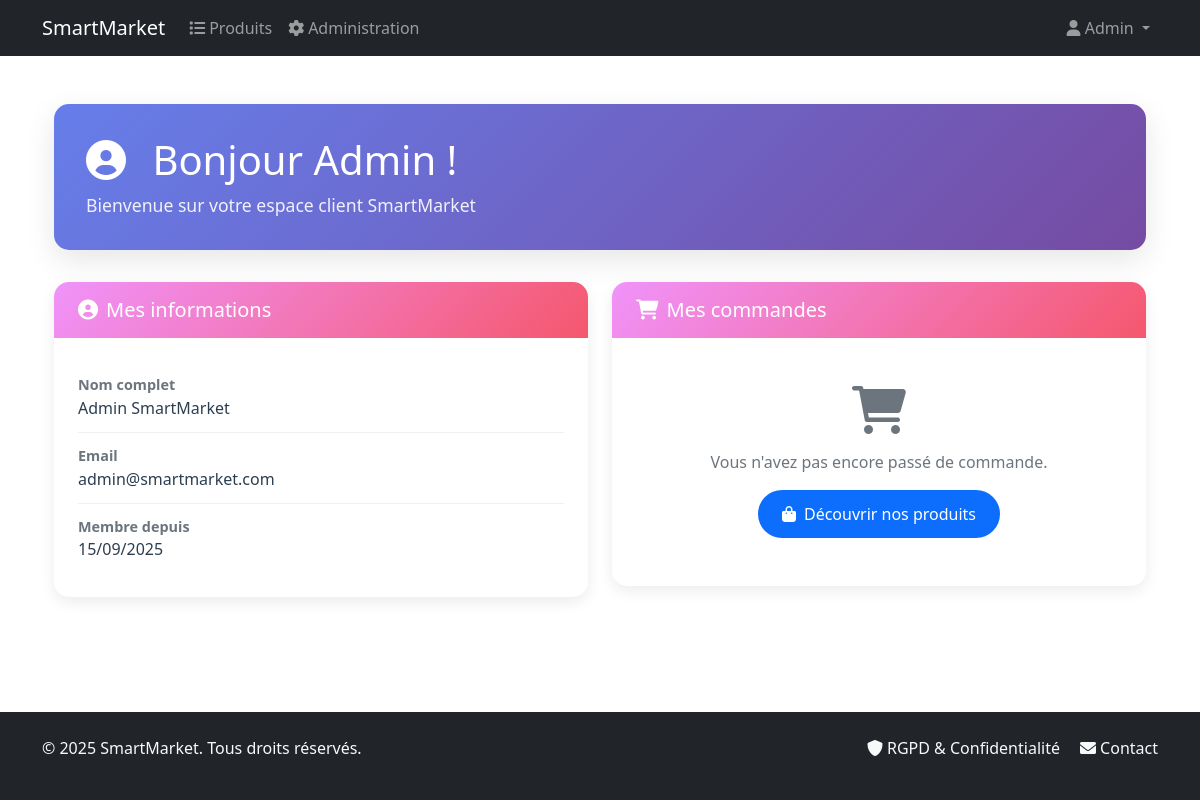
Page /client/ (signed in) on the committed database.
### catalog/models.py (models this page shows, shortened)
class User(AbstractUser):
    email = models.EmailField(unique=True, verbose_name="Email")
    phone = models.CharField(max_length=20, blank=True, verbose_name="Téléphone")
    address = models.TextField(blank=True, verbose_name="Adresse")
    is_gdpr_consent = models.BooleanField(default=False, verbose_name="Consentement RGPD")
    gdpr_consent_date = models.DateTimeField(null=True, blank=True, verbose_name="Date de consentement RGPD")
    USERNAME_FIELD = 'email'
    REQUIRED_FIELDS = ['username', 'first_name', 'last_name']
    class Meta:
        verbose_name = "Utilisateur"
        verbose_name_plural = "Utilisateurs"

### catalog/views.py (the view)
# urls.py: path("client/", views.ClientDashboardView.as_view(), name="client_dashboard"),
class ClientDashboardView(LoginRequiredMixin, TemplateView):
    template_name = 'catalog/dashboards/client_dashboard.html'
    def dispatch(self, request, *args, **kwargs):
        if not (request.user.is_superuser or request.user.groups.filter(name='client').exists()):
            messages.error(request, 'Accès refusé. Vous devez être client ou admin.')
            return redirect('catalog:product_list')
        return super().dispatch(request, *args, **kwargs)
    def get_context_data(self, **kwargs):
        context = super().get_context_data(**kwargs)
        context['user_orders'] = self.request.user.orders.all()[:5]
        context['categories'] = Category.objects.all()
        return context

### templates/catalog/dashboards/client_dashboard.html (shortened to what this page needs)
{% extends "base.html" %}
{% load static %}
{% block content %}
<div class="container-fluid mt-4">
    <div class="dashboard-header">
        <div class="row align-items-center">
            <div class="col-md-8">
                <h1 class="mb-2">
                    <i class="fas fa-user-circle me-3"></i>
                    Bonjour {{ user.first_name|default:user.username }} !
                </h1>
                <p class="welcome-text">Bienvenue sur votre espace client SmartMarket</p>
            </div>
        </div>
    </div>
    <div class="row mb-4">
        <div class="col-md-6">
            <div class="card info-card">
                <div class="card-header">
                    <h5 class="mb-0">
                        <i class="fas fa-user-circle me-2"></i>Mes informations
                    </h5>
                </div>
                <div class="card-body">
                    <div class="info-item">
                        <div class="info-label">Nom complet</div>
                        <div class="info-value">{{ user.first_name }} {{ user.last_name }}</div>
                    </div>
                    <div class="info-item">
                        <div class="info-label">Email</div>
                        <div class="info-value">{{ user.email }}</div>
                    </div>
                    <div class="info-item">
                        <div class="info-label">Membre depuis</div>
                        <div class="info-value">{{ user.date_joined|date:"d/m/Y" }}</div>
                    </div>
                </div>
            </div>
        </div>
        <div class="col-md-6">
            <div class="card info-card">
                <div class="card-header">
                    <h5 class="mb-0">
                        <i class="fas fa-shopping-cart me-2"></i>Mes commandes
                    </h5>
                </div>
                <div class="card-body">
                    {% if user_orders %}
                        <p class="text-muted mb-3">Vos dernières commandes :</p>
                        {% for order in user_orders %}
                        <div class="order-item">
                            <div class="d-flex justify-content-between align-items-center mb-2">
                                <span class="fw-bold">Commande #{{ order.id }}</span>
                                <span class="badge bg-primary">{{ order.status }}</span>
                            </div>
                            <div class="d-flex justify-content-between text-muted">
                                <small>{{ order.created_at|date:"d/m/Y H:i" }}</small>
                                <small class="fw-bold">{{ order.total_price }}€</small>
                            </div>
                        </div>
                        {% endfor %}
                        <div class="text-center mt-3">
                            <a href="/admin/catalog/order/?user__id={{ user.id }}" class="btn btn-primary btn-modern">
                                <i class="fas fa-list me-2"></i>Voir toutes mes commandes
                            </a>
                        </div>
                    {% else %}
                        <div class="text-center py-4">
                            <i class="fas fa-shopping-cart fa-3x text-muted mb-3"></i>
                            <p class="text-muted mb-3">Vous n'avez pas encore passé de commande.</p>
                            <a href="{% url 'catalog:product_list' %}" class="btn btn-primary btn-modern">
                                <i class="fas fa-shopping-bag me-2"></i>Découvrir nos produits
                            </a>
                        </div>
                    {% endif %}
                </div>
            </div>
        </div>
    </div>
</div>
{% endblock %}

### templates/base.html (shortened to what this page needs)
<!DOCTYPE html>
<html lang="fr">
<head>
    <link href="https://cdn.jsdelivr.net/npm/bootstrap@5.1.3/dist/css/bootstrap.min.css" rel="stylesheet">
    <link href="https://cdnjs.cloudflare.com/ajax/libs/font-awesome/6.0.0/css/all.min.css" rel="stylesheet">
</head>
<body>
    <nav class="navbar navbar-expand-lg navbar-dark bg-dark">
        <div class="container">
            <a class="navbar-brand" href="{% url 'catalog:product_list' %}">SmartMarket</a>
            <div class="collapse navbar-collapse" id="navbarNav">
                <ul class="navbar-nav me-auto">
                    <li class="nav-item">
                        <a class="nav-link" href="{% url 'catalog:product_list' %}">
                            <i class="fas fa-list me-1"></i>Produits
                        </a>
                    </li>
                    {% if user.is_authenticated and user.is_staff %}
                    <li class="nav-item">
                        <a class="nav-link" href="/admin/">
                            <i class="fas fa-cog me-1"></i>Administration
                        </a>
                    </li>
                    {% endif %}
                </ul>
                <ul class="navbar-nav">
                    {% if user.is_authenticated %}
                        <li class="nav-item dropdown">
                            <a class="nav-link dropdown-toggle" href="#" id="navbarDropdown" role="button" data-bs-toggle="dropdown">
                                <i class="fas fa-user"></i> {{ user.first_name|default:user.username }}
                            </a>
                        </li>
                    {% else %}
                        <li class="nav-item">
                            <a class="nav-link" href="{% url 'catalog:login' %}">
                                <i class="fas fa-sign-in-alt"></i> Connexion
                            </a>
                        </li>
                    {% endif %}
                </ul>
            </div>
        </div>
    </nav>
    <main class="container mt-4">
        {% block content %}
        {% endblock %}
    </main>
    <footer class="bg-dark text-light py-4 mt-auto">
        <div class="container">
            <div class="row">
                <div class="col-md-6 text-center text-md-start">
                    <p>&copy; 2025 SmartMarket. Tous droits réservés.</p>
                </div>
                <div class="col-md-6 text-center text-md-end">
                    <a href="{% url 'catalog:rgpd' %}" class="text-light text-decoration-none me-3">
                        <i class="fas fa-shield-alt me-1"></i>RGPD & Confidentialité
                    </a>
                    <a href="mailto:contact@smartmarket.com" class="text-light text-decoration-none">
                        <i class="fas fa-envelope me-1"></i>Contact
                    </a>
                </div>
            </div>
        </div>
    </footer>
</body>
</html>

### templates/base.html (style rules this page uses)
html, body { height: 100%; margin: 0; padding: 0; }
body { display: flex; flex-direction: column; }
main { flex: 1; padding-bottom: 2rem; }

### templates/catalog/dashboards/client_dashboard.html (style rules this page uses)
.dashboard-header { background: linear-gradient(135deg, #667eea 0%, #764ba2 100%); color: white; border-radius: 15px; padding: 2rem; margin-bottom: 2rem; box-shadow: 0 10px 30px rgba(0,0,0,0.1); }
.info-card { border: none; border-radius: 15px; box-shadow: 0 5px 15px rgba(0,0,0,0.08); transition: transform 0.3s ease; margin-bottom: 1.5rem; }
.info-card .card-header { background: linear-gradient(135deg, #f093fb 0%, #f5576c 100%); color: white; border-radius: 15px 15px 0 0 !important; border: none; padding: 1rem 1.5rem; }
.info-card .card-body { padding: 1.5rem; }
.btn-modern { border-radius: 25px; padding: 0.75rem 1.5rem; font-weight: 500; transition: all 0.3s ease; border: none; }
.info-item { padding: 0.75rem 0; border-bottom: 1px solid #f0f0f0; }
.info-item:last-child { border-bottom: none; }
.info-label { font-weight: 600; color: #6c757d; font-size: 0.9rem; }
.info-value { color: #2c3e50; font-weight: 500; }
.welcome-text { font-size: 1.1rem; opacity: 0.9; margin-bottom: 0; }

### rows in the picture
User: first_name "Admin", last_name "SmartMarket", email "admin@smartmarket.com", date_joined "15/09/2025"
